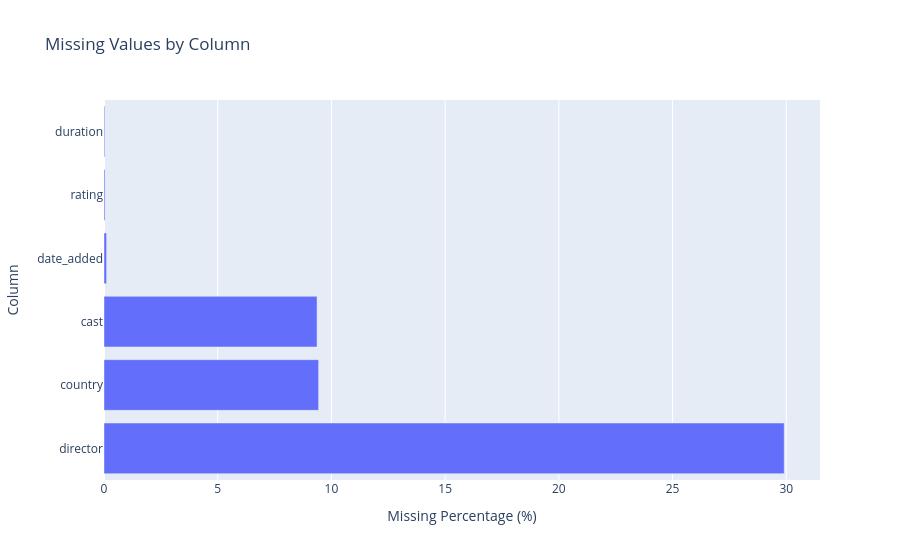

Write notebook code for a chart like this one.
### Code cell
missing_plot= missing_percentage[
    missing_percentage > 0
].reset_index()
missing_plot.columns = ["Column", "Missing Percentage (%)"]
fig= px.bar(missing_plot, title="Missing Values by Column", x='Missing Percentage (%)', y="Column")
fig.show()

### Figure 1 — Plotly figure (JSON) as saved in the notebook; plotly's stock layout.template omitted (floating-point values rounded to 4 significant figures)
{"data": [{"hovertemplate": "Missing Percentage (%)=%{x}<br>Column=%{y}<extra></extra>", "legendgroup": "", "marker": {"color": "#636efa", "pattern": {"shape": ""}}, "name": "", "orientation": "h", "showlegend": false, "textposition": "auto", "type": "bar", "x": [29.91, 9.436, 9.368, 0.1135, 0.04542, 0.03406], "xaxis": "x", "y": ["director", "country", "cast", "date_added", "rating", "duration"], "yaxis": "y"}], "layout": {"barmode": "relative", "legend": {"tracegroupgap": 0}, "title": {"text": "Missing Values by Column"}, "xaxis": {"anchor": "y", "domain": [0, 1], "title": {"text": "Missing Percentage (%)"}}, "yaxis": {"anchor": "x", "domain": [0, 1], "title": {"text": "Column"}}}}
